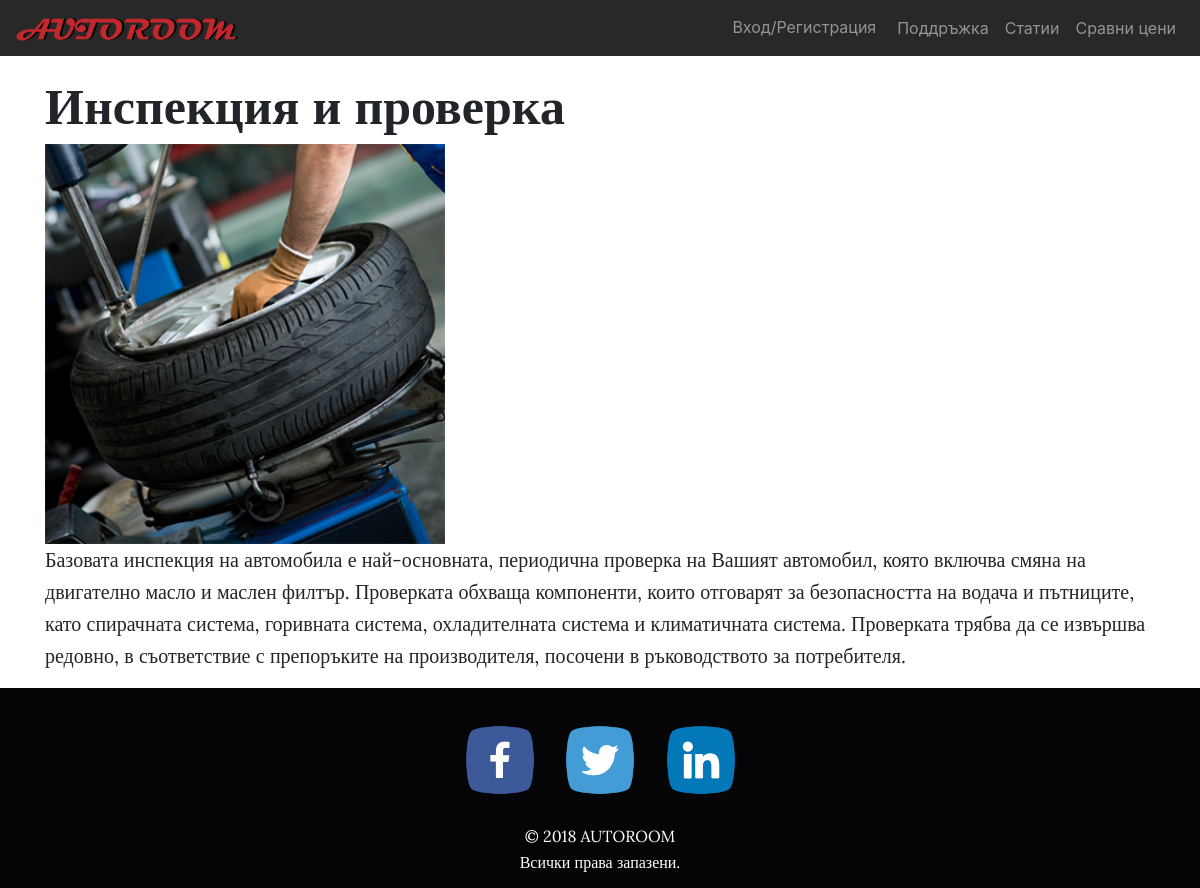
The page /displayService/2/ on the database its author committed.
### carsbg/models.py (models this page shows, shortened)
class Service(models.Model):
	obj = models.ManyToManyField(Object, null = True)
	name = models.CharField(max_length = 100)
	description = models.CharField(max_length = 600)
	image = models.ImageField(upload_to='media/', blank = True)
	icon = models.ImageField(upload_to='media/', blank = True)
	class Meta:
		ordering = ["name"]

### carsbg/views.py (the view)
# urls.py: url(r'^displayService/(?P<pk>\w{0,50})/$', views.displayService, name='displayService'),
def displayService(request, pk):
	service = Service.objects.get(pk = pk)
	form = MyRegistrationForm()
	profile = 1
	if request.user.is_authenticated:
		profile = Profile.objects.get(user = request.user)
	return render(request, "carsbg/servicePage.html", {"service" : service, "form" : form, "profile" : profile})

### carsbg/templates/carsbg/servicePage.html (shortened to what this page needs)
{% extends "base.html" %}
{% block content %}
{% load tests_extras %}
{% load staticfiles %}
<link rel="stylesheet" type="text/css" href="{% static 'articles/css/articles.css' %}">
	<div class="container">
	    <h1 class="text-left" style="margin-top: 20px;">{{ service.name }}</h1>
	    <div>
  			<div class="text-left">
				<img src="{{ service.image.url }}">
  				<p>{{ service.description }}</p>
  			</div>
  		</div>
    </div>
{% endblock %}

### common-static/css/main.css (style rules this page uses)
* { margin: 0; padding: 0; }
body, html { height: 100vh; font-family: 'Montserrat', sans-serif; font-weight: 400; line-height: 1.15; -ms-text-size-adjust: 100%; -webkit-text-size-adjust: 100%; }
::placeholder { color: grey; opacity: 0.7; }

### carsbg/templates/carsbg/servicePage.html (style rules this page uses)
h1 { font-family: Lora; font-size: 50px; font-style: normal; font-variant: normal; font-weight: 700; }
p { font-family: Lora; font-size: 20px; font-style: normal; font-variant: normal; font-weight: 400; line-height: 1.6; }

### rows shown on the page
Service: name "Инспекция и проверка", image (picture), description "Базовата инспекция на автомобила е най-основната, периодична проверка на Вашият автомобил, която включва смяна на двигателно масло и маслен филтър. Проверката обхваща компоненти, които отговарят за безопасността на водача и пътниците, като спирачната система, горивната система, охладителната система и климатичната система. Проверката трябва да се извършва редовно, в съответствие с препоръките на производителя, посочени в ръководството за потребителя."
